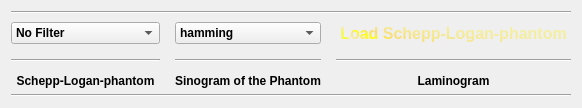
      <widget class="QWidget" name="tab_10">
       <attribute name="title">
        <string>Laminogram</string>
       </attribute>
       <layout class="QGridLayout" name="gridLayout_29">
        <item row="4" column="0">
         <widget class="MplWidget" name="Schepp_widget" native="true"/>
        </item>
        <item row="4" column="2">
         <widget class="MplWidget" name="Sinogram_widget" native="true"/>
        </item>
        <item row="4" column="4">
         <widget class="MplWidget" name="Laminogram_widget" native="true"/>
        </item>
        <item row="2" column="0">
         <widget class="MplWidget" name="Schepp_widgett" native="true"/>
        </item>
        <item row="2" column="4">
         <widget class="MplWidget" name="Laminogram_widgett" native="true"/>
        </item>
        <item row="2" column="2">
         <widget class="MplWidget" name="Sinogram_widgett" native="true"/>
        </item>
        <item row="4" column="1">
         <widget class="Line" name="line_28">
          <property name="orientation">
           <enum>Qt::Vertical</enum>
          </property>
         </widget>
        </item>
        <item row="4" column="3">
         <widget class="Line" name="line_29">
          <property name="orientation">
           <enum>Qt::Vertical</enum>
          </property>
         </widget>
        </item>
        <item row="0" column="0" colspan="5">
         <widget class="Line" name="line_31">
          <property name="orientation">
           <enum>Qt::Horizontal</enum>
          </property>
         </widget>
        </item>
        <item row="6" column="0" colspan="5">
         <widget class="Line" name="line_30">
          <property name="orientation">
           <enum>Qt::Horizontal</enum>
          </property>
         </widget>
        </item>
        <item row="1" column="4">
         <widget class="QPushButton" name="Load_phantom_pushButton">
          <property name="font">
           <font>
            <pointsize>12</pointsize>
            <weight>75</weight>
            <bold>true</bold>
           </font>
          </property>
          <property name="styleSheet">
           <string notr="true">
color: qconicalgradient(cx:0, cy:0, angle:135, stop:0 rgba(255, 255, 0, 69), stop:0.375 rgba(255, 255, 0, 69), stop:0.423533 rgba(251, 255, 0, 145), stop:0.45 rgba(247, 255, 0, 208), stop:0.477581 rgba(255, 244, 71, 130), stop:0.518717 rgba(255, 218, 71, 130), stop:0.55 rgba(255, 255, 0, 255), stop:0.57754 rgba(255, 203, 0, 130), stop:0.625 rgba(255, 255, 0, 69), stop:1 rgba(255, 255, 0, 69));</string>
          </property>
          <property name="text">
           <string>Load Schepp-Logan-phantom</string>
          </property>
          <property name="flat">
           <bool>true</bool>
          </property>
         </widget>
        </item>
        <item row="5" column="0">
         <widget class="QLabel" name="label_33">
          <property name="sizePolicy">
           <sizepolicy hsizetype="Preferred" vsizetype="Fixed">
            <horstretch>0</horstretch>
            <verstretch>0</verstretch>
           </sizepolicy>
          </property>
          <property name="font">
           <font>
            <pointsize>9</pointsize>
            <weight>75</weight>
            <bold>true</bold>
           </font>
          </property>
          <property name="text">
           <string>Schepp-Logan-phantom</string>
          </property>
          <property name="alignment">
           <set>Qt::AlignCenter</set>
          </property>
         </widget>
        </item>
        <item row="5" column="2">
         <widget class="QLabel" name="label_34">
          <property name="font">
           <font>
            <pointsize>9</pointsize>
            <weight>75</weight>
            <bold>true</bold>
           </font>
          </property>
          <property name="text">
           <string>Sinogram of the Phantom</string>
          </property>
          <property name="alignment">
           <set>Qt::AlignCenter</set>
          </property>
         </widget>
        </item>
        <item row="5" column="4">
         <widget class="QLabel" name="label_35">
          <property name="font">
           <font>
            <pointsize>9</pointsize>
            <weight>75</weight>
            <bold>true</bold>
           </font>
          </property>
          <property name="text">
           <string>Laminogram</string>
          </property>
          <property name="scaledContents">
           <bool>false</bool>
          </property>
          <property name="alignment">
           <set>Qt::AlignCenter</set>
          </property>
         </widget>
        </item>
        <item row="1" column="0">
         <widget class="QComboBox" name="comboBox_2">
          <property name="font">
           <font>
            <pointsize>9</pointsize>
            <weight>75</weight>
            <bold>true</bold>
           </font>
          </property>
          <item>
           <property name="text">
            <string>No Filter</string>
           </property>
          </item>
          <item>
           <property name="text">
            <string>With Angle 0, 20,40,--</string>
           </property>
          </item>
          <item>
           <property name="text">
            <string>Roo7 ll box el tany</string>
           </property>
          </item>
         </widget>
        </item>
        <item row="1" column="2">
         <widget class="QComboBox" name="comboBox_3">
          <property name="font">
           <font>
            <pointsize>9</pointsize>
            <weight>75</weight>
            <bold>true</bold>
           </font>
          </property>
          <item>
           <property name="text">
            <string>hamming</string>
           </property>
          </item>
          <item>
           <property name="text">
            <string>hann</string>
           </property>
          </item>
          <item>
           <property name="text">
            <string>ramp</string>
           </property>
          </item>
         </widget>
        </item>
        <item row="3" column="0">
         <widget class="Line" name="line_32">
          <property name="orientation">
           <enum>Qt::Horizontal</enum>
          </property>
         </widget>
        </item>
        <item row="3" column="2">
         <widget class="Line" name="line_33">
          <property name="orientation">
           <enum>Qt::Horizontal</enum>
          </property>
         </widget>
        </item>
        <item row="3" column="4">
         <widget class="Line" name="line_34">
          <property name="orientation">
           <enum>Qt::Horizontal</enum>
          </property>
         </widget>
        </item>
        <item row="2" column="1">
         <widget class="Line" name="line_35">
          <property name="orientation">
           <enum>Qt::Vertical</enum>
          </property>
         </widget>
        </item>
        <item row="2" column="3">
         <widget class="Line" name="line_36">
          <property name="orientation">
           <enum>Qt::Vertical</enum>
          </property>
         </widget>
        </item>
       </layout>
      </widget>
